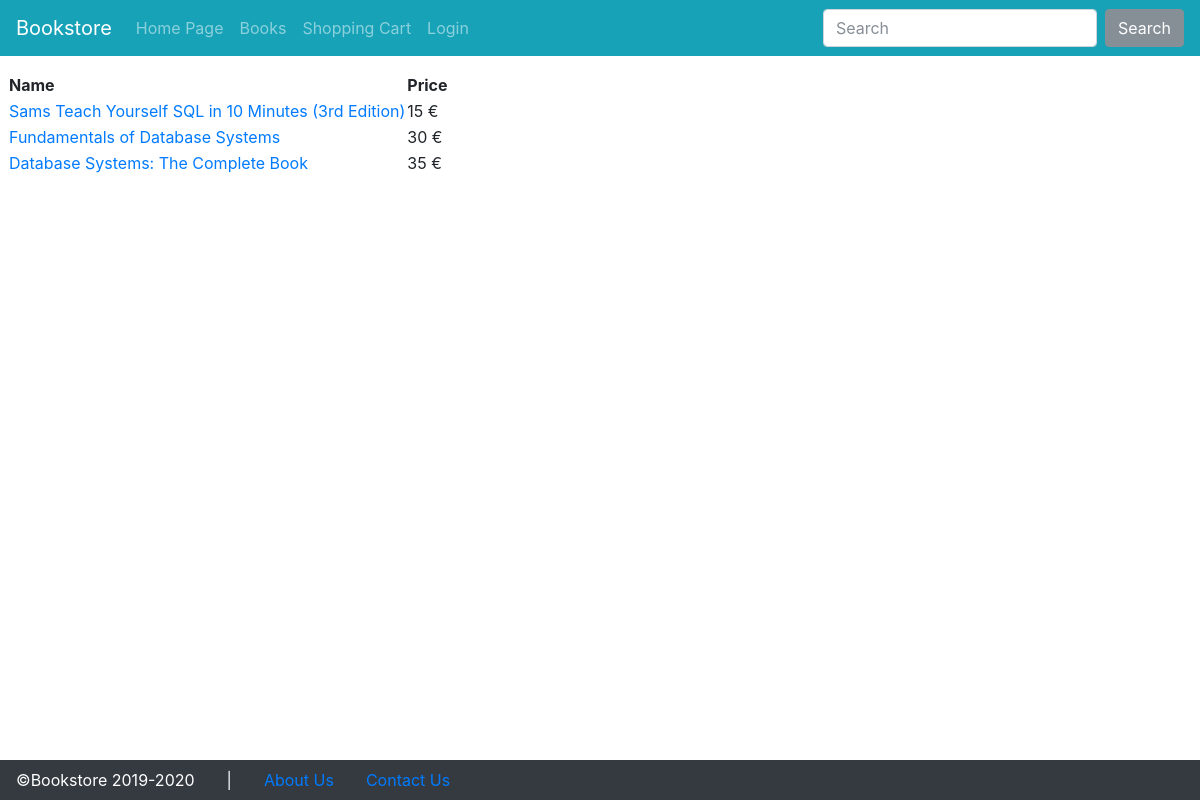
Screenshot of /index.php?p=catinfo&catid=3 with the database file from the repository.
### tables this page shows
CREATE TABLE `product` (
  `ID` int(11) NOT NULL,
  `Title` varchar(200) DEFAULT NULL,
  `author` int(11) NOT NULL,
  `Description` varchar(500) DEFAULT NULL,
  `Price` float DEFAULT NULL,
  `Category` int(11) DEFAULT NULL,
  `image` text NOT NULL
);

### internal/catinfo.php (the view)
<table>
<tr>
<th>Name</th>
<th>Price</th>
</tr>
<?php
$cat = $_REQUEST['catid'];
$sql = "select * from product where Category=?";
if( $stmt = $mysqli->prepare($sql) ) {
	$stmt->bind_param("i", $cat);
	$stmt->execute();
	$result = $stmt->get_result();
	while ($row = $result->fetch_assoc()) {
		print "<tr><td><a href='?p=productinfo&pid=$row[ID]'>$row[Title]</a></td>".
			"<td>$row[Price] &euro;</td></tr>";
	}
}
?>
</table>

### index.php (shortened to what this page needs)
<!doctype html>
<html lang="en">
<head>
    <link href="./bootstrap/bootstrap.min.css" rel="stylesheet">
    <link href="./bootstrap/dashboard.css" rel="stylesheet">
    <link href="./css/custom.css" rel="stylesheet">
  </head>
<body>
    <header>
      <nav class="navbar navbar-expand-<?php if($_SESSION['username']!='?') echo "lg"; else echo "md";?> navbar-dark fixed-top bg-info">
        <a class="navbar-brand" href="#">Bookstore</a>
        <div class="collapse navbar-collapse" id="navbarsExampleDefault">
          <ul class="navbar-nav mr-auto">
          <?php if($_SESSION['is_admin']):?>
            <li class="nav-item<?php if($_SERVER['QUERY_STRING'] == 'p=orders_manage') echo ' active';?>">
              <a class="nav-link" href="?p=orders_manage">Order Management</a>
            </li>
            <li class="nav-item">
              <a class="nav-link" href="?p=logout">Logout</a>
            </li>
          <?php else:?>
          <?php if($_SESSION['username']!='?'):?>
            <li class="nav-item<?php if($_SERVER['QUERY_STRING'] == '' || $_SERVER['QUERY_STRING'] == 'p=start') echo ' active';?>">
              <a class="nav-link" href="index.php?p=start">Home Page</a>
            </li>
            <li class="nav-item<?php if($_SERVER['QUERY_STRING'] == 'p=products') echo ' active';?>">
              <a class="nav-link" href="?p=products">All Books</a>
            </li>
            <li class="nav-item<?php if($_SERVER['QUERY_STRING'] == 'p=cart') echo ' active';?>">
              <a class="nav-link" href="?p=cart">Shopping Cart</a>
            </li>
            <li class="nav-item<?php if($_SERVER['QUERY_STRING'] == 'p=myorders') echo ' active';?>">
              <a class="nav-link " href="?p=myorders">My orders</a>
            </li>
            <li class="nav-item<?php if($_SERVER['QUERY_STRING'] == 'p=myinfo') echo ' active';?>">
              <a class="nav-link" href="?p=myinfo">My Account</a>
            </li>
            <li class="nav-item">
              <a class="nav-link" href="?p=logout">Logout</a>
            </li>
          <?php else:?>
            <li class="nav-item<?php if($_SERVER['QUERY_STRING'] == '' || $_SERVER['QUERY_STRING'] == 'p=start') echo ' active';?>">
              <a class="nav-link" href="index.php?p=start">Home Page</a>
            </li>
            <li class="nav-item<?php if($_SERVER['QUERY_STRING'] == 'p=products') echo ' active';?>">
              <a class="nav-link" href="?p=products">Books</a>
            </li>
            <li class="nav-item<?php if($_SERVER['QUERY_STRING'] == 'p=cart') echo ' active';?>">
              <a class="nav-link" href="?p=cart">Shopping Cart</a>
            </li>
            <li class="nav-item<?php if($_SERVER['QUERY_STRING'] == 'p=login') echo ' active';?>">
              <a class="nav-link" href="?p=login">Login</a>
            </li>
          <?php endif;?>
          <?php endif;?>
			</ul>
      <form class="form-inline my-2 my-lg-0">
        <input class="form-control mr-sm-2" type="search" placeholder="Search" aria-label="Search">
        <button class="btn btn-secondary my-2 my-sm-0" type="submit">Search</button>
      </form>
        </div>
      </nav>
    </header>
<div class="container-fluid">
      <div class="row">
<main id='maincontent' role="main" class="w-100 pb-5 pt-3 px-2">
<?php
$p = $_REQUEST['p'];
$pages = array('start','shopinfo','login','do_login','after_login','logout','myinfo','contact','products','cart','catinfo','productinfo','add_cart','empty_cart','buy_cart', 'orders_manage');
foreach($pages as $pp) {
	if($pp==$p) {
		require "internal/$p.php";
	}
}
?>
     </main>
      </div>
    </div>
    <div class="text-white bg-dark fixed-bottom">
      <div class="row align-items-center mx-0">
        <div class="nav-link">
          &copy;Bookstore 2019-2020
        </div>
        <div class="nav-link">|</div>
        <a class="nav-link" href="?p=shopinfo">About Us</a>
        <a class="nav-link" href="?p=contact">Contact Us</a>
      </div>
    </div>
  </body>
</html>

### rows the page displays
product: Title "Sams Teach Yourself SQL in 10 Minutes (3rd Edition)", Price "15"
product: Title "Fundamentals of Database Systems", Price "30"
product: Title "Database Systems: The Complete Book", Price "35"
